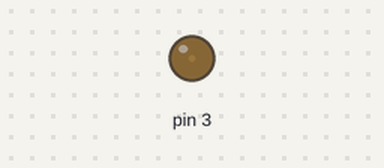
Bench run of a sketch on a simulated Arduino Uno, built with avr-gcc and run on an emulated ATmega328P. On the bench: output pins drawn as LEDs (lit = HIGH).

Above: at 0.05 s.
At 0.65 s:
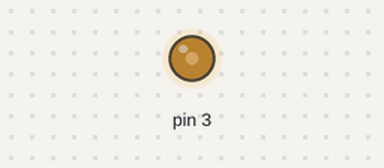
At 1.25 s:
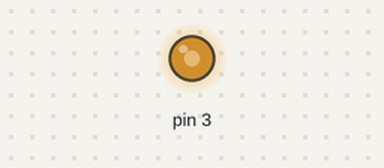
At 2.5 s:
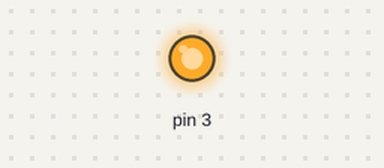
Timing chart, 0 to 5.8 s (numbered marks = the images above):
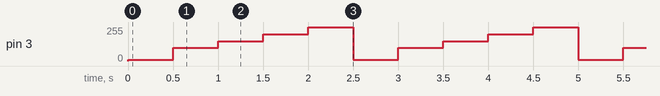

Measured:
- by itself, pin 3: repeats every 2.5 s: 100/255 0.50 s, 150/255 0.50 s, 200/255 0.50 s, 255/255 0.50 s, 10/255 0.50 s

The sketch:

6.3.ino
```cpp
void setup() {
  // настройка пина 3 как выход
  pinMode(3, OUTPUT);
}

void loop() {
  // отправляет шим сигнал на пин 3
  analogWrite(3, 10);
  // приостанавливаем выполнение программы на 500мс
  delay(500);
  // отправляет шим сигнал на пин 3
  analogWrite(3, 100);
  // приостанавливаем выполнение программы на 500мс
  delay(500);
  // отправляет шим сигнал на пин 3
  analogWrite(3, 150);
  // приостанавливаем выполнение программы на 500мс
  delay(500);
  // отправляет шим сигнал на пин 3
  analogWrite(3, 200);
  // приостанавливаем выполнение программы на 500мс
  delay(500);
  // отправляет шим сигнал на пин 3
  analogWrite(3, 255);
  // приостанавливаем выполнение программы на 500мс
  delay(500);
}
```
